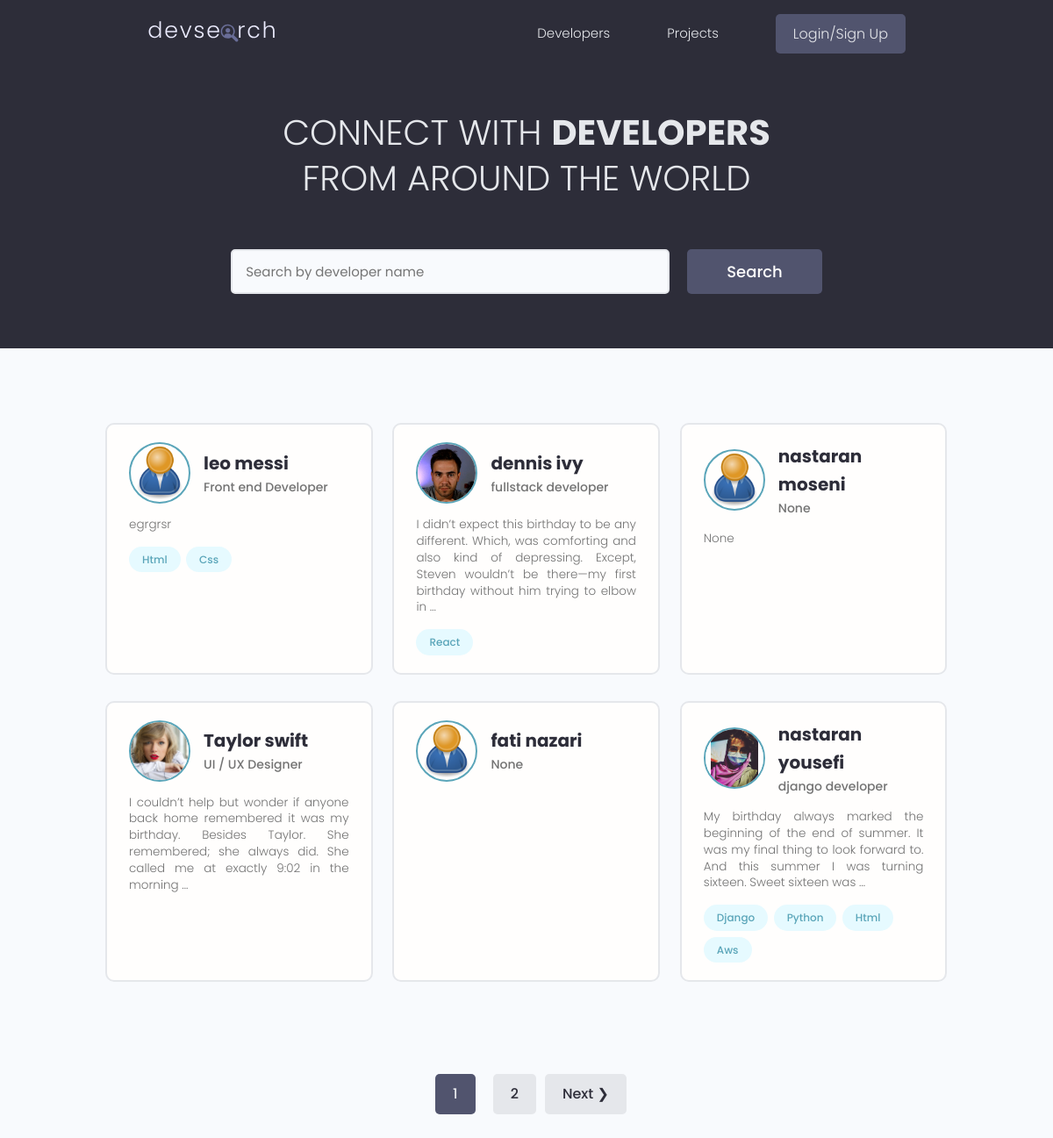
The page / on the database its author committed.
### users/models.py (models this page shows, shortened)
class Profile(models.Model):
    user = models.OneToOneField(User, on_delete=models.CASCADE, null=True, blank=True)
    name = models.CharField(max_length=250, null=True, blank=True)
    username = models.CharField(max_length=250, null=True, blank=True)
    email = models.EmailField(max_length=500, blank=True, null=True)
    short_intro = models.CharField(max_length=200, blank=True, null=True)
    bio = models.TextField(blank=True, null=True)
    location = models.CharField(max_length=200, blank=True, null=True)
    profile_image = models.ImageField(blank=True, null=True, upload_to='profiles/',
                         default='profiles/user-default.png')
    social_github = models.CharField(max_length=500, blank=True, null=True)
    social_linkedin = models.CharField(max_length=500, blank=True, null=True)
    social_website = models.CharField(max_length=500, blank=True, null=True)
    social_twitter = models.CharField(max_length=500, blank=True, null=True)
    created = models.DateTimeField(auto_now_add=True)
    id = models.UUIDField(default=uuid.uuid4, unique=True, editable=False, primary_key=True)

class Skill(models.Model):
    owner = models.ForeignKey(Profile, on_delete=models.CASCADE)
    name = models.CharField(max_length=200, blank=True, null=True)
    description = models.TextField(null=True, blank=True)
    created = models.DateTimeField(auto_now_add=True)
    id = models.UUIDField(default=uuid.uuid4, unique=True, editable=False, primary_key=True)

### users/views.py (the view)
# urls.py: path('', views.profiles, name='profiles'),
def profiles(request):
    search_query , profiles = search_profiles(request)
    page = request.GET.get('page', 1)
    results = 6
    paginator = Paginator(profiles, results)
    try:
        profiles = paginator.page(page)
    except EmptyPage:
        if int(page) <= 0:
            profiles = paginator.page(1)
        else:
            profiles = paginator.page(paginator.num_pages)
    except PageNotAnInteger:
        profiles = paginator.page(1)
    context = {
        'profiles' : profiles,
        'search_query' : search_query,
    }
    return render(request, 'users/profiles.html', context)

### users/utils.py (called while the page is built)
def search_profiles(request):
    search_query = request.GET.get('q') or ''
    skills = Skill.objects.filter(name__icontains=search_query)
    profiles = Profile.objects.distinct().filter(
        Q(name__icontains=search_query) |
        Q(short_intro__icontains=search_query) |
        Q(skill__in=skills)
    )
    return search_query, profiles

### users/templates/users/profiles.html (shortened to what this page needs)
{% extends 'main.html' %}
{% block content %}
<main class="home">
    <section class="hero-section text-center">
      <div class="container container--narrow">
        <div class="hero-section__box">
          <h2>CONNECT WITH <span>DEVELOPERS</span></h2>
          <h2>FROM AROUND THE WORLD</h2>
        </div>
        <div class="hero-section__search">
          <form id="searchForm" class="form" action="{% url 'profiles' %}" method="get">
            <div class="form__field">
              <input class="input input--text" value="{{ search_query }}" id="formInput#search" type="text" name="q"
                placeholder="Search by developer name" />
            </div>
            <input class="btn btn--sub btn--lg" type="submit" value="Search" />
          </form>
        </div>
      </div>
    </section>
    <section class="devlist">
      <div class="container">
        <div class="grid grid--three">
        {% for profile in profiles %}
          <div class="column card">
            <div class="dev">
              <a href="{% url 'user-profile' profile.pk %}" class="card__body">
                <div class="dev__profile">
                  <img class="avatar avatar--md" src="{{ profile.profile_image.url }}" alt="image" />
                  <div class="dev__meta">
                    <h3>{{ profile.name }}</h3>
                    <h5>{{ profile.short_intro|truncatewords:6 }}</h5>
                  </div>
                </div>
                <p class="dev__info">{{ profile.bio|truncatewords:30 }}</p>
                <div class="dev__skills">
                    {% for skill in profile.skill_set.all|slice:'6' %}
                      <span class="tag tag--pill tag--main">
                        <small>{{ skill.name|title }}</small>
                      </span>
                    {% endfor %}
                </div>
              </a>
            </div>
          </div>
          {% endfor %}
        </div>
      </div>
    </section>
    {% include 'pagination.html' with query_set=profiles %}
  </main>
{% endblock %}

### static/styles/app.css (style rules this page uses)
:root { --color-sub: #2d2d39; }
.btn--sub { background-color: var(--color-sub-light); }
.card { border: 2px solid var(--color-light); }
img { width: 100%; }
.hero-section { height: 40vh; display: flex; align-items: center; background-color: var(--color-sub); }
.hero-section__box { margin-bottom: 4rem; }
.hero-section__box > h2, .hero-section__box > h2 > span { font-size: 4rem; color: var(--color-light); line-height: 1.3; text-transform: uppercase; }
.hero-section__box > h2 { font-weight: 300; }
.hero-section__box > h2 > span { font-weight: 700; }
.hero-section__search > .form { display: flex; align-items: center; justify-content: center; gap: 2rem; }
.hero-section__search > .form input.input--text { width: 50rem; }
.devlist { margin-top: 8rem; }
.devlist .grid { align-items: stretch; }
.devlist .dev .dev__profile { display: flex; align-items: center; gap: 1.5rem; }
.devlist .dev .dev__meta h3 { color: var(--color-sub); font-size: 2rem; font-weight: 700; }
.devlist .dev .dev__meta h5 { color: var(--color-text); font-size: 1.4rem; font-weight: 500; }
.devlist .dev .dev__info { margin: 1.5rem 0; font-size: 1.35rem; line-height: 1.4; text-align: justify; }

### static/uikit/styles/modules/_variables.css (style rules this page uses)
:root { --color-main: #5aa5b9; --color-main-light: #e6faff; --color-sub: #3f4156; --color-sub-light: #51546e; --color-sub-lighter: #ededfd; --color-text: #737373; --color-gray: #8b8b8b; --color-light: #e5e7eb; --color-light-gray: #767676; --color-bg: #f8fafd; --color-white: #fffefd; --color-white-light: #f3f3f3; --color-success: #359e64; --color-success-bg: #def8e8; --color-error: #fc4b0b; --color-error-bg: #fff2ee; --font-base: 'Poppins', arial, helvetica, 'Segoe UI', roboto, ubuntu, sans-serif; --font-monospace: 'Fira Code', 'Courier New', courier, monospace; --font-regular: 300; --font-medium: 500; --font-bold: 700; --generic-shadow: 1px 1px 5px #00000010; --generic-transition: all 0.3s ease-in-out; }

### static/uikit/styles/modules/_base.css (style rules this page uses)
* { margin: 0; padding: 0; box-sizing: border-box; text-rendering: optimizeLegibility; color: inherit; font-size: inherit; }
html { font-size: 50%; }
@media only screen and (min-width: 480px) { html { font-size: 56.25%; } }
@media only screen and (min-width: 1200px) { html { font-size: 62.5%; } }
body { line-height: 1.6; font-weight: 400; font-size: 1.5rem; color: var(--color-text); background-color: var(--color-bg); min-height: 100vh; }

### static/uikit/styles/modules/_typography.css (style rules this page uses)
* { font-family: var(--font-base); }
h2 { font-size: 3.6rem; font-weight: var(--font-bold); }
h3 { font-size: 3.2rem; font-weight: var(--font-medium); }
h5 { font-size: 2.4rem; font-weight: var(--font-medium); }
h5, h6 { font-weight: var(--font-regular); }
p, span, strong { font-size: 1.6rem; color: var(--color-text); font-weight: var(--font-regular); }
a { padding-bottom: 2px; text-decoration: none; display: inline-block; color: var(--color-main); font-weight: var(--font-medium); }

### static/uikit/styles/modules/_utilities.css (style rules this page uses)
.container { width: 92%; max-width: 165rem; margin: 0 auto; box-sizing: border-box; }
.container--narrow { width: 92%; max-width: 120rem; }
@media screen and (min-width: 1000px) { .container { width: 90%; } }
@media screen and (min-width: 1000px) { .container--narrow { width: 85%; } }
@media screen and (min-width: 1200px) { .container { width: 80%; } }
@media screen and (min-width: 1200px) { .container--narrow { width: 72%; } }
.text-center { text-align: center; }

### static/uikit/styles/modules/_avatar.css (style rules this page uses)
.avatar { border-radius: 50%; border: 2px solid var(--color-main); object-fit: cover; }
.avatar--md { height: 7rem; width: 7rem; }

### static/uikit/styles/modules/_button.css (style rules this page uses)
.btn { display: inline-block; position: relative; cursor: pointer; background-color: var(--color-light); font-weight: var(--font-medium); color: var(--color-sub); text-decoration: none; padding: 1rem 2rem; border-radius: 0.5rem; border: none; width: -webkit-fit-content; width: -moz-fit-content; width: fit-content; height: -webkit-fit-content; height: -moz-fit-content; height: fit-content; font-size: 1.6rem; outline-width: 0; outline-color: transparent; -webkit-backface-visibility: hidden; backface-visibility: hidden; transition: all 0.3s ease-in-out; }
.btn--sub { background-color: var(--color-sub); color: var(--color-white); }
.btn--lg { font-size: 1.8rem; padding: 1.2rem 4.5rem; }

### static/uikit/styles/modules/_card.css (style rules this page uses)
.card { border-radius: 1rem; background-color: var(--color-white); border: 1.5px solid var(--color-light); width: auto; height: auto; margin-top: 0.5rem; margin-bottom: 0.5rem; overflow: hidden; }
.card__body, .card__header { padding: 2rem 2.5rem; }

### rows shown on the page
Profile: profile_image (placeholder picture), name "leo messi", short_intro "Front end Developer", bio "egrgrsr"
Skill: name "Html"
Skill: name "Css"
Profile: profile_image (picture), name "dennis ivy", short_intro "fullstack developer", bio "I didn’t expect this birthday to be any different. Which, was comforting and also kind of depressing. Except, Steven wouldn’t be there—my first birthday without him trying to elbow in …"
Skill: name "React"
Profile: profile_image (placeholder picture), name "nastaran moseni", short_intro "None", bio "None"
Profile: profile_image (picture), name "Taylor swift", short_intro "UI / UX Designer", bio "I couldn’t help but wonder if anyone back home remembered it was my birthday. Besides Taylor. She remembered; she always did. She called me at exactly 9:02 in the morning …"
Profile: profile_image (placeholder picture), name "fati nazari", short_intro "None"
Profile: profile_image (picture), name "nastaran yousefi", short_intro "django developer", bio "My birthday always marked the beginning of the end of summer. It was my final thing to look forward to. And this summer I was turning sixteen. Sweet sixteen was …"
Skill: name "Django"
Skill: name "Python"
Skill: name "Html"
Skill: name "Aws"

### other values the page prints
{{ i }} "1"
{{ i }} "2"
